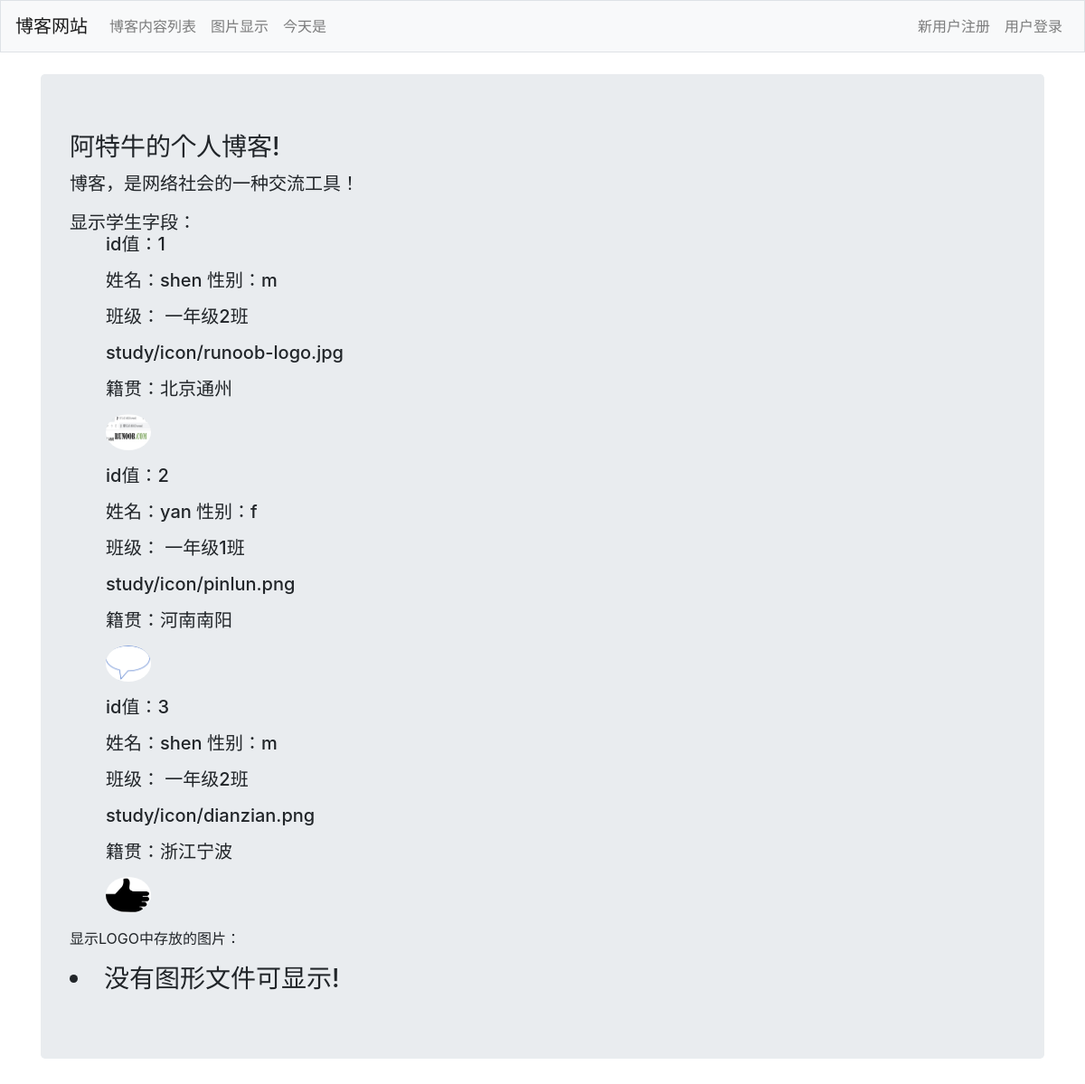
The app's page /study/ with its own data.
### blogs/models.py (models this page shows)
class Students(models.Model):
    id = models.AutoField(primary_key=True)
    account = models.CharField('登录帐号', max_length=50, unique=True)
    password = models.CharField('密码', max_length=100)
    name = models.CharField('姓名',max_length=10)
    sex = models.CharField('性别',max_length=1)
    gradeClass = models.CharField('年级班级', max_length=15)
    jiguan = models.CharField('籍贯', max_length=30, null=True)
    icon = models.ImageField(upload_to='study/icon', null=True)

### blogs/views.py (the view)
# urls.py: path('study/', views.study, name='study'),
def study(request):
    stu = Students.objects.order_by('id')
    context = {'stu':stu }
    return render(request, 'blogs/study.html', context)

### blogs/templates/blogs/study.html (shortened to what this page needs)
{% extends "blogs/base.html" %}
{% load static %}
{% block page_header %}
  <div class="jumbotron">
    <h3 class="display-5">阿特牛的个人博客!</h3>
    <p class="lead">博客，是网络社会的一种交流工具！</p>
    <h5>显示学生字段：
      <ul>
      {% for s in stu %}
        <p> id值：{{ s.id }} </p>
        <p> 姓名：{{ s.name }} 性别：{{ s.sex }} </p>
        <p>班级： {{ s.gradeClass  }}</p>
        <p> {{ s.icon }}</p>
        <p>籍贯：{{ s.jiguan }} </p>
        <img src="{{ s.icon.url }}" alt="{{ s.name }}" width="50" height="40">
      {% endfor %}
      </ul>
    </h5>
    <p>显示LOGO中存放的图片：</p>
    <h3 class="display-6">
    {% for item in items %}
      <li>{{ item.name }}</li>
      <li>{{ item.image.name }}
      <li><img src="{{ item.image.url }}" alt="{{ item.name }}">
    {% empty %}
      <li>没有图形文件可显示!</li>
    {% endfor %}
    </h3>
  </div>
{% endblock page_header %}

### blogs/templates/blogs/base.html (style rules this page uses)
img { border-radius:60%; }

### records on screen
Students: id "1", name "shen", sex "m", gradeClass "一年级2班", icon "study/icon/runoob-logo.jpg", jiguan "北京通州", icon (picture)
Students: id "2", name "yan", sex "f", gradeClass "一年级1班", icon "study/icon/pinlun.png", jiguan "河南南阳", icon (picture)
Students: id "3", name "shen", sex "m", gradeClass "一年级2班", icon "study/icon/dianzian.png", jiguan "浙江宁波", icon (picture)
